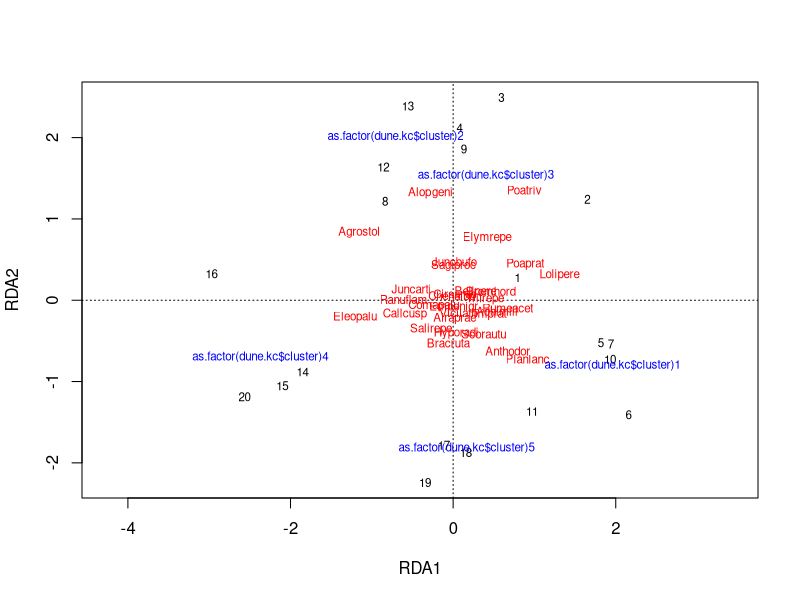
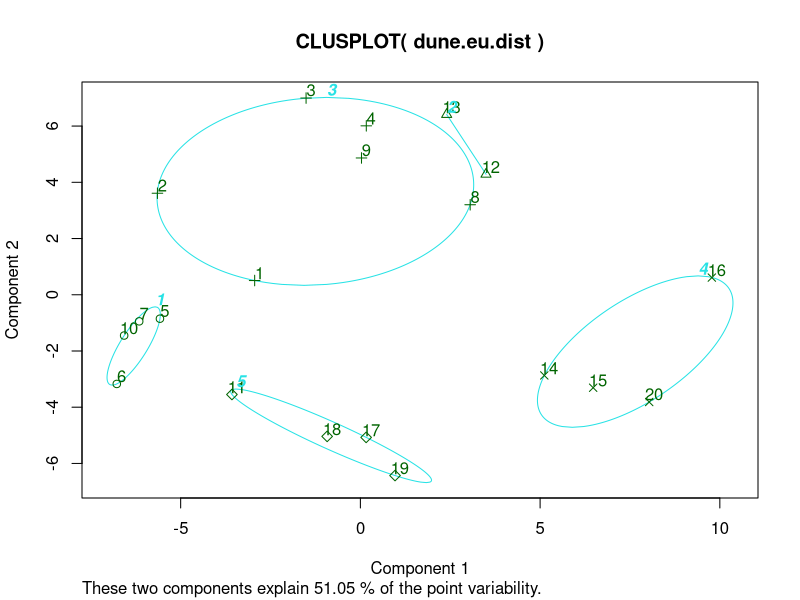
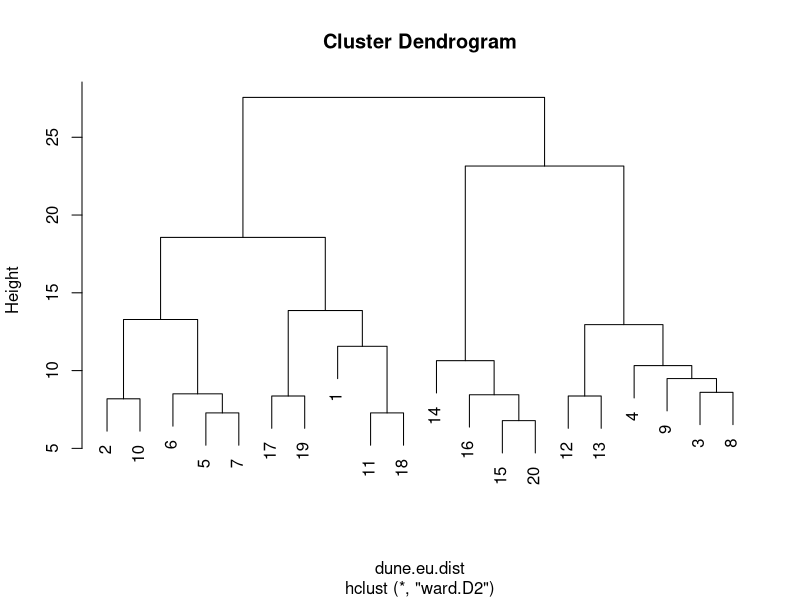
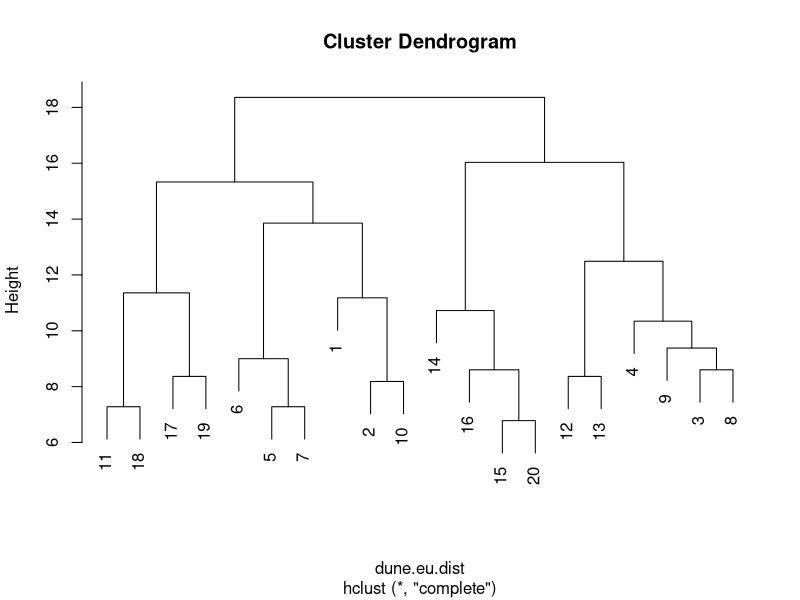

These figures' R source, in order: (Note: this script raises an error after producing the figures.)
# This script will be a tutorial on using clustering. This tutorial should 
# be run with an instructor present, but independent development is 
# encouraged.

# see http://cc.oulu.fi/~jarioksa/opetus/metodi/sessio3.pdf for a
# tutorial by Jari Oksanen

### load libraries and datasets
library(vegan)
library(cluster)
require(tidyverse)
data(dune)

### non hierarchical clustering: kmeans
dune.kc <- kmeans(dune,centers=5)
class(dune.kc)
dune.kc$cluster

#test significance of clustering
#use as.factor for vector of clusters otherwise it may be interpreted as ordered
anosim(dune, #data fram of response variables
       as.factor(dune.kc$cluster)) #factor for grouping
adonis(dune ~ as.factor(dune.kc$cluster)) #adonis is PERMANOVA

rda(dune ~ as.factor(dune.kc$cluster)) %>% plot

dune.eu.dist <- dist(dune,method = "euclidean")
clusplot(x=dune.eu.dist,diss=TRUE,clus = dune.kc$cluste,lines=0,labels = 2)



### hierarchical clustering 
dune.eu.dist <- dist(dune,method = "euclidean")
dune.wc <- hclust(dune.eu.dist,method = "ward.D2")
dune.cc <- hclust(dune.eu.dist,method = "complete")

plot(dune.wc)
plot(dune.cc)

rbind(cutree(dune.wc,k=5),cutree(dune.cc,k=5))

#to compare the two clustering methods
#nmds ordination overlapped with average method
MyNmds.eu<-metaMDS(comm=dune, distance="euclidean", k=2, trymax = 100,trace = TRUE)
dune.cc <- hclust(dune.eu,method = "complete")
plot(MyNmds.eu, type="t", display ="sites")
ordicluster(MyNmds.eu, dune.cc, col=cutree(dune.cc,5), prune = 3)
#nmds ordination overlapped with ward method
MyNmds.eu<-metaMDS(comm=dune, distance="euclidean", k=2, trymax = 100,trace = TRUE)
dune.wc <- hclust(dune.eu,method = "ward")
plot(MyNmds.eu, type="t", display ="sites")
ordicluster(MyNmds.eu, dune.wc, col=cutree(dune.wc,5), prune = 3)

### hierarchical clustering based on PCA first 2 axes
myPca <- rda(dune,scale=TRUE)
dune.eu.dist2 <- dist(myPca$CA$u[,1:2],method = "euclidean")
dune.wc2 <- hclust(dune.eu.dist2,method = "ward.D2")

plot(dune.wc)
plot(dune.wc2)

table(cutree(dune.wc,k=5),cutree(dune.wc2,k=5))
